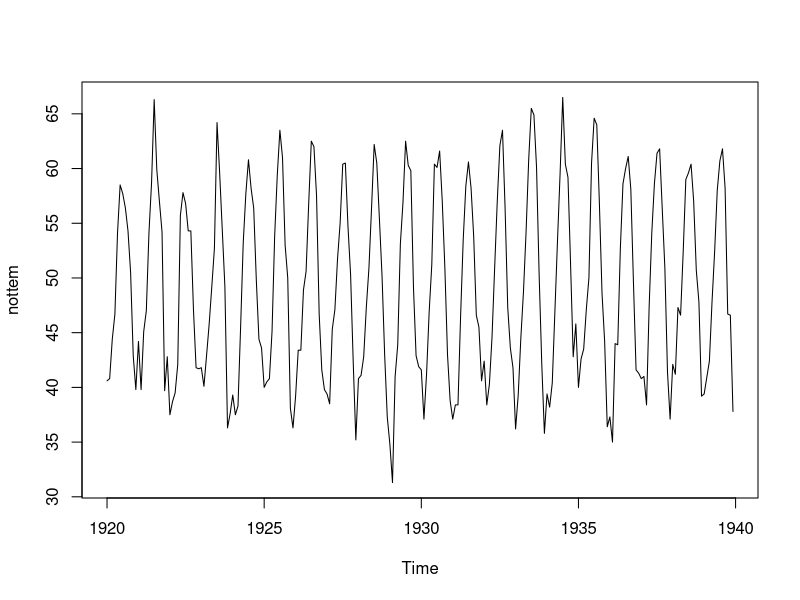
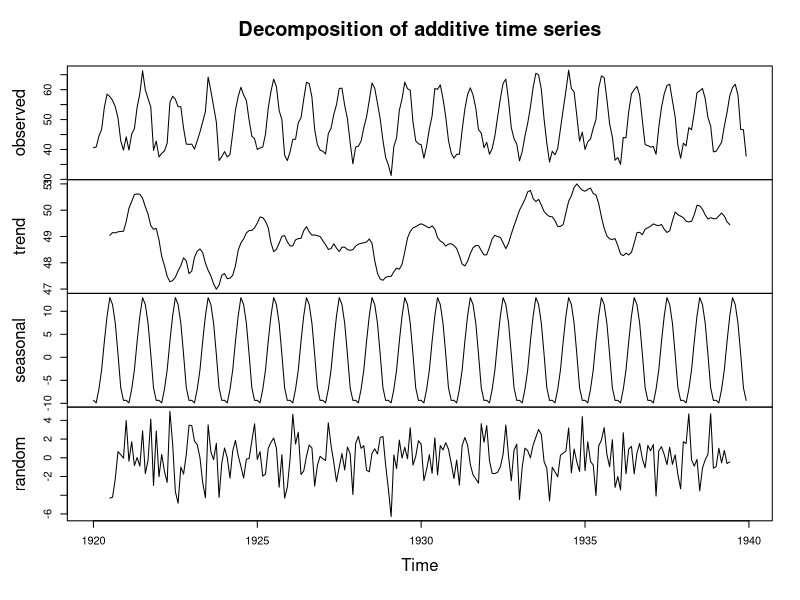
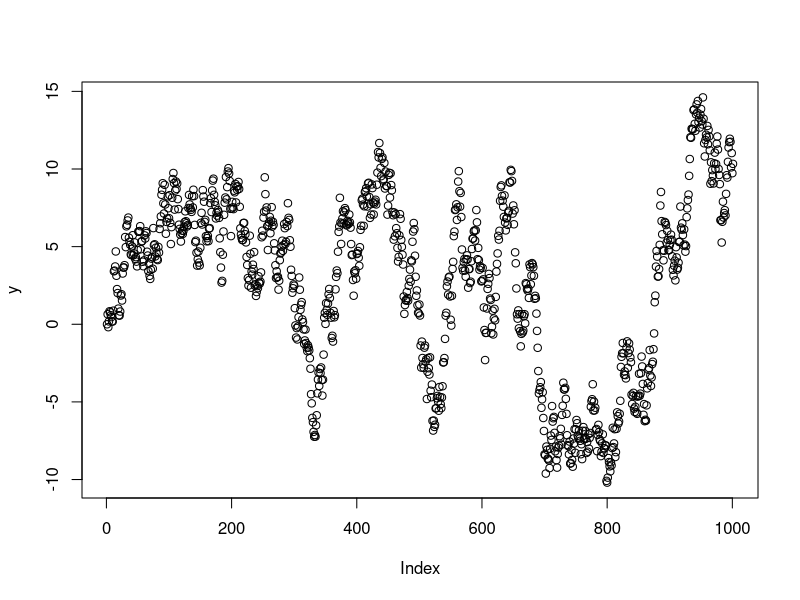
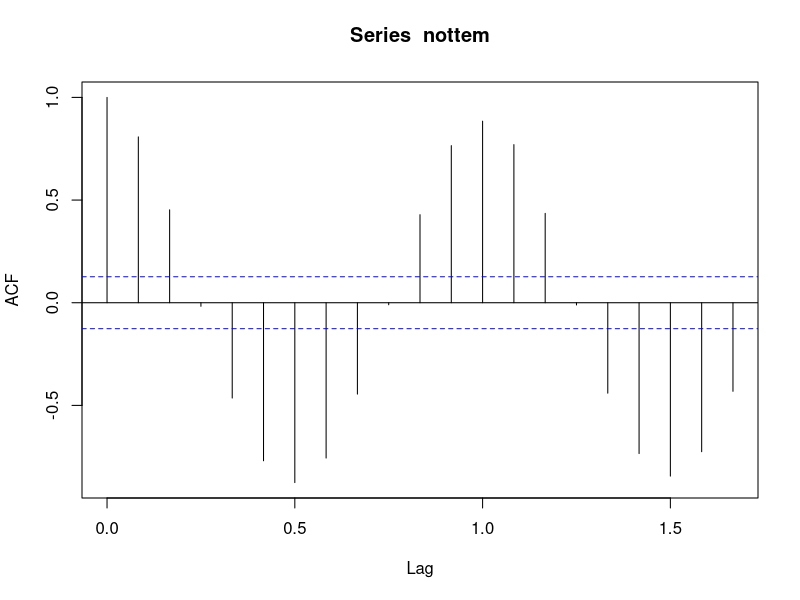
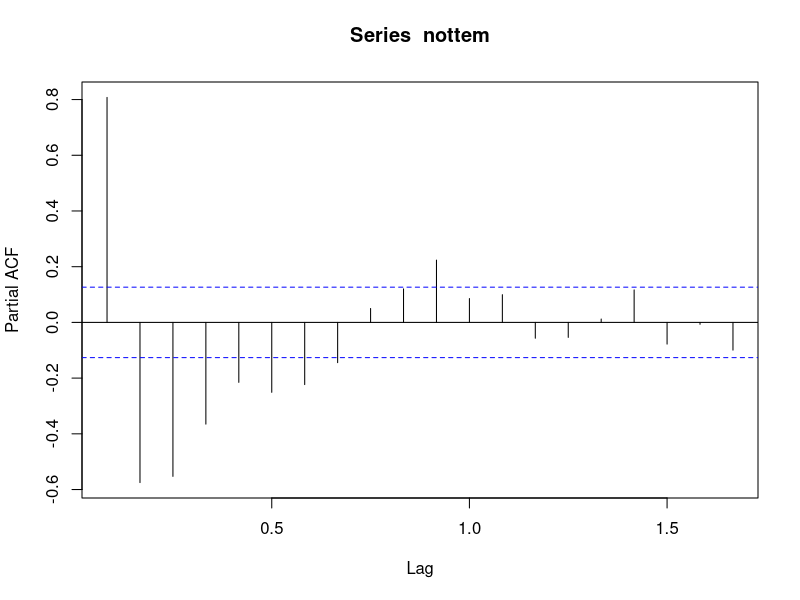
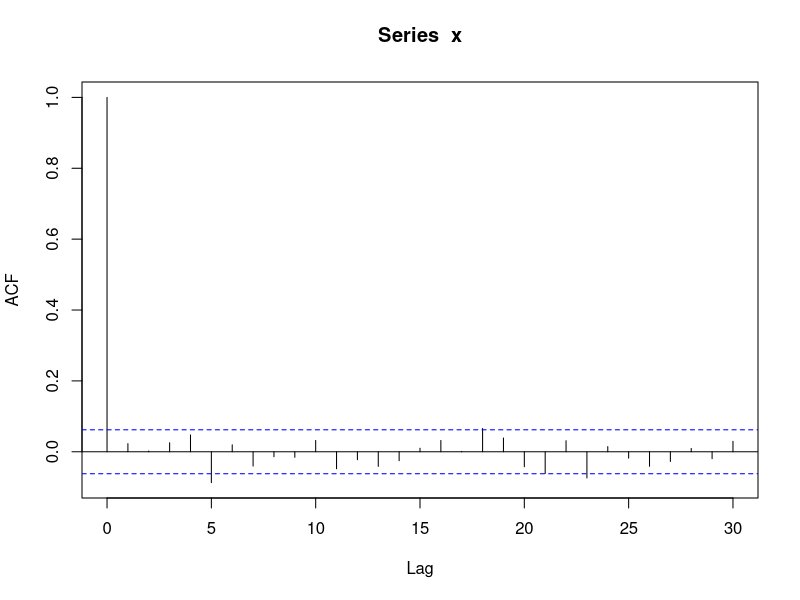
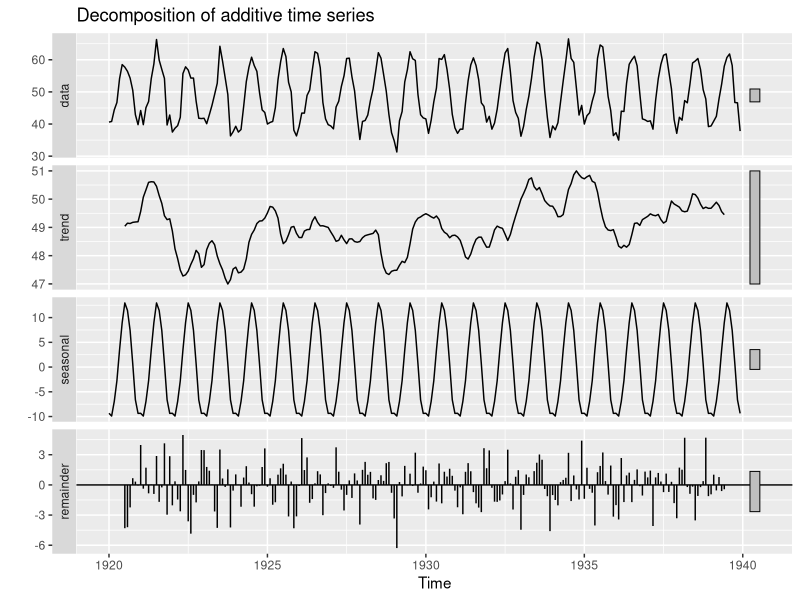
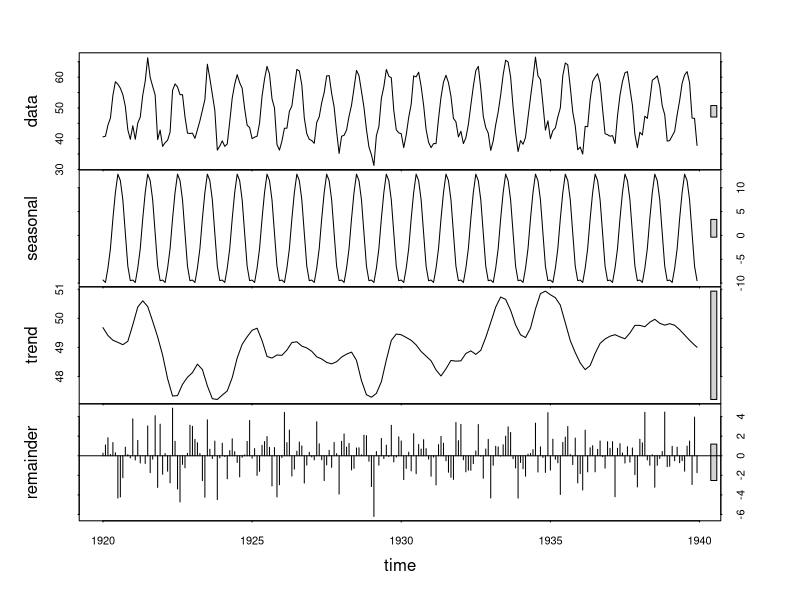

Reproduce these figures in R, in order.
### Estacionariedad
library(tseries)
library(forecast)

#Serie estacionaria
x <- rnorm(1000) 
adf.test(x) # Dickey Fuller Test


# Nottem dataset
# Serie de tiempo que contiene el promedio de temperaturas en el castillo de Nottingham en grados Fahrenheit durante 20 años.
plot(nottem)

#Descomposición en efecto de tendencia, estacional y residual.
plot(decompose(nottem))

#Dickey Fuller Test
adf.test(nottem)


#Serie no estacionaria
y <- diffinv(x) 
plot(y)
adf.test(y)


### ACF and PACF (lag.max=numero maximo de retrasos, plot = F si no se quiere dibujar)

acf(nottem, lag.max = 20, plot = T)
pacf(nottem, lag.max =20, plot = T)

### ACF of white noise
acf(x, plot = T)



### Otra forma de hacer la descomposición

autoplot(decompose(nottem, type = "additive"))

# Otra aleternativa Seasonal Decomposition of Time Series by Loess
plot(stl(nottem, s.window="periodic")) #s.window: seasonal window

# Extraer los componentes de una serie temporal
mynottem = decompose(nottem, "additive")

class(mynottem)
